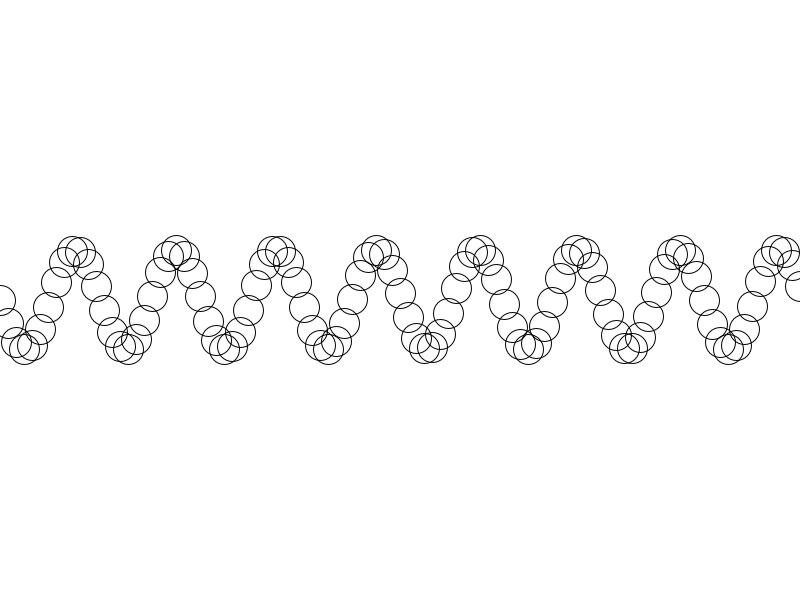
Frame 1 (no input)
Frame 60 (the mouse pressed at the canvas centre just before this capture): identical to frame 1, image omitted
Frame 120 (the mouse held since frame 60 and released just before this capture): identical to frame 1, image omitted

The Processing sketch that drew this single still picture (run headless with seeded random() and noise(); from frame 60 on, the mouse is pressed at the canvas centre):

// Processing sketch: oscillationContinuous
// ── oscillationContinuous.pde
float angle= 0;
float angVel=.5;
float amplitude= 50;


void setup(){
size(800,600);
background(255);
stroke(1);
noFill();
//fill(125, 170);

for(int x=0; x<= width; x+=8){
float y = amplitude *sin(angle);
ellipse(x, y+height/2, 30,30);
angle +=angVel;

}
}

void draw(){

}
